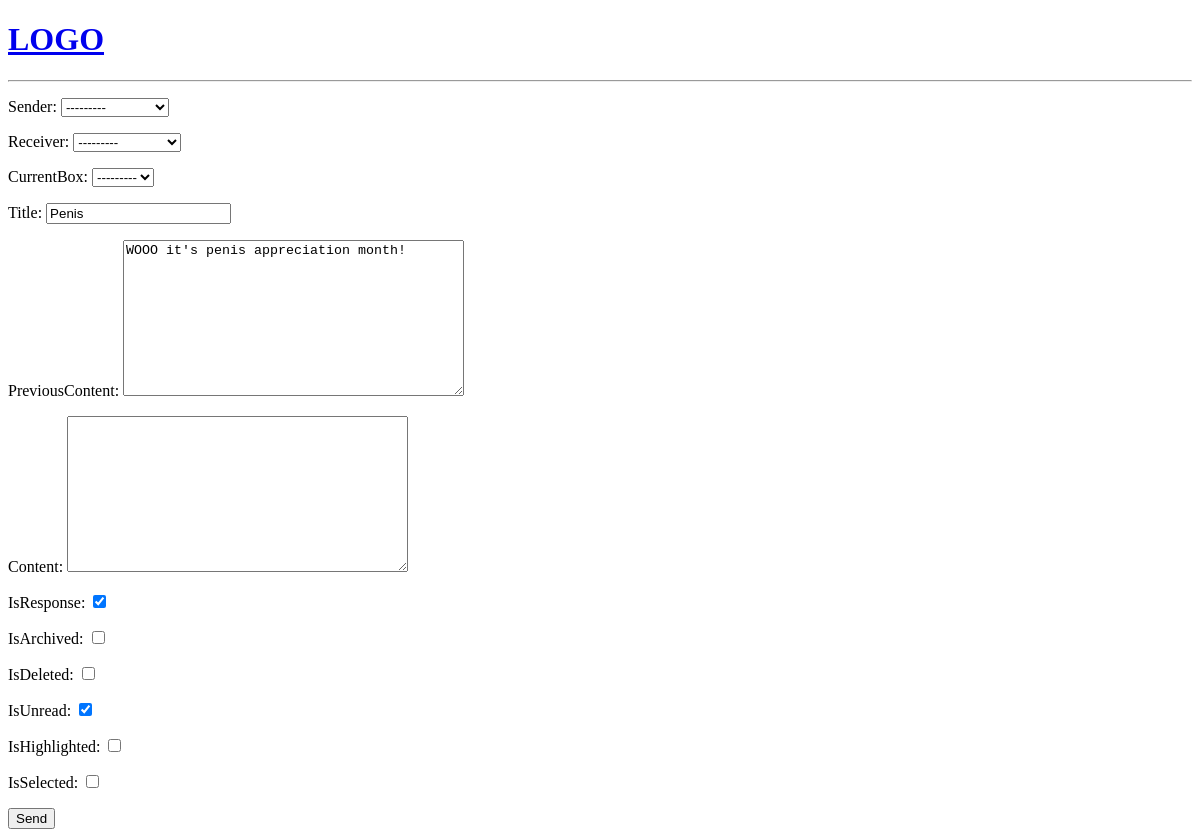
The page /respond/3/ on the database as committed earlier.
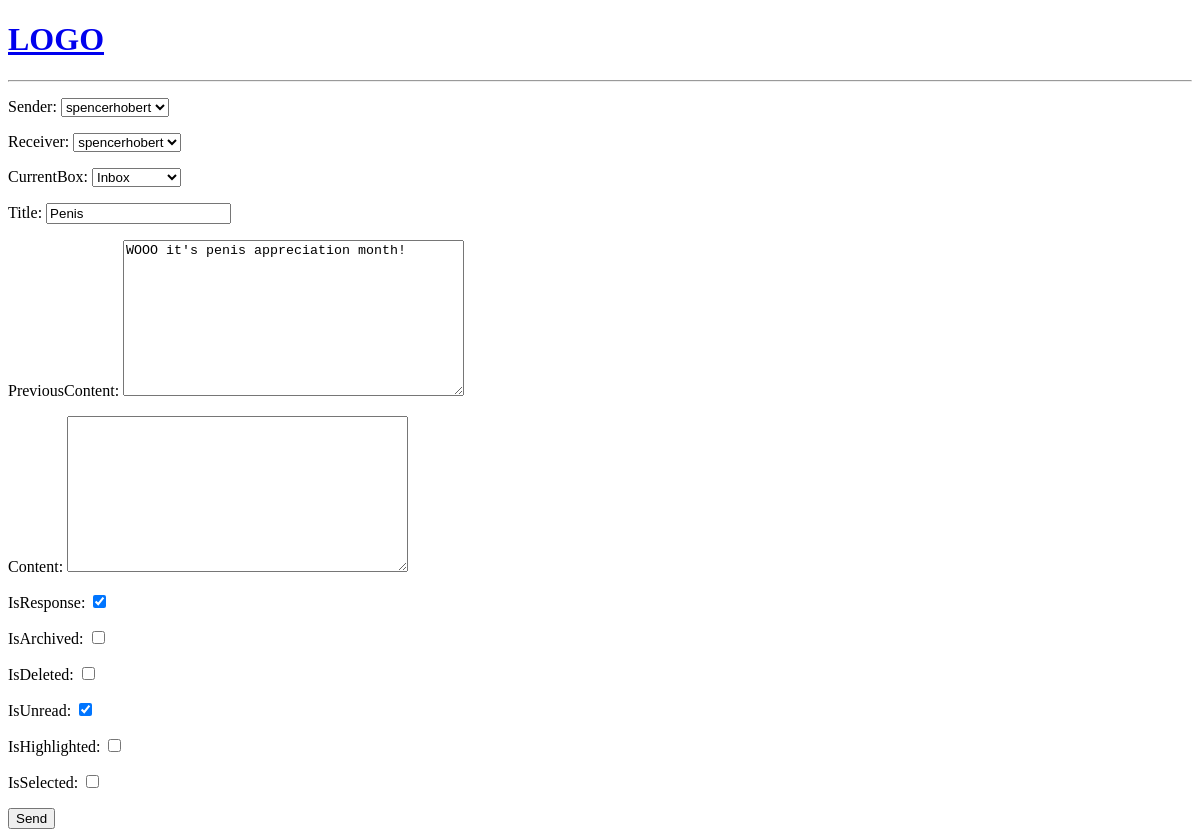
The same page on the database as committed later.
### base/models.py (models this page shows, shortened)
class Mail(models.Model):
    sender = models.ForeignKey(User, on_delete=models.CASCADE, null=True, related_name='sender') #null=True IS TEMPORARY. CHANGE LATER.
    receiver = models.ForeignKey(User, on_delete=models.CASCADE, null=True, related_name='receiver') #null=True IS TEMPORARY. CHANGE LATER.
    currentBox = models.ForeignKey(Box, on_delete=models.CASCADE, null=True) #Which box the mail is currently in. Defaults to Inbox.
    title = models.CharField(max_length=200) #Max length of 200 char
    previousContent = models.TextField(null=True) #Field CAN be blank
    content = models.TextField() #Text field cannot be blank
    sentDate = models.DateTimeField(auto_now_add=True) #Time is saved once it's first created
    isResponse = models.BooleanField(default=False) #If email is a response to another email, true
    isArchived = models.BooleanField(default=False) #If archived, true
    isDeleted = models.BooleanField(default=False) #If deleted, true
    isUnread = models.BooleanField(default=True) #If unread, true. Defaults to unread
    isHighlighted = models.BooleanField(default=False) #If highlighted, true
    isSelected = models.BooleanField(default=False) #If selected, true
    class Meta:
        ordering = ['-sentDate', 'title'] #Newest emails are first

### base/views.py (the view, shortened to what this page needs)
# urls.py: path('respond/<str:pk>/', views.respond, name='respond'),
def respond(request, pk): #Responding to an email
    letter = Mail.objects.get(id=pk) #Grab whatever letter is equal to the pk
    letter.receiver = letter.sender #Sender becomes the receiver
    if letter.previousContent != None: #If response content isn't empty
        letter.previousContent = letter.content + '\n\n---------------------\n\n' + letter.previousContent #Content goes into response content
    else: #If response content IS empty
        letter.previousContent = letter.content #Content goes into response content
    letter.content = '' #Deletes old content
    letter.isResponse = True #Marks the form as a response
    form = MailForm(instance=letter) #Convert letter to form
    context = {'letter': letter, 'form': form}
    return render(request, 'mailForm.html', context)

### base/forms.py
class MailForm(ModelForm):
    class Meta:
        model = Mail
        fields = '__all__'

### base/models.py (called while the page is built)
    def __str__(self):
        return str(self.name)

### base/templates/base/mailForm.html (shortened to what this page needs)
{% extends 'main.html' %}
{% block content %}
<div>
    <form method="POST" action="">
        {{ form.as_p }}
        <input type="submit" value="Send">
    </form>
</div>
{% endblock content %}

Rows that differ between the two databases and show on the page:
changed Mail "Penis": sender "---------" → "spencerhobert"; receiver "---------" → "spencerhobert"; currentBox "---------" → "Inbox"
